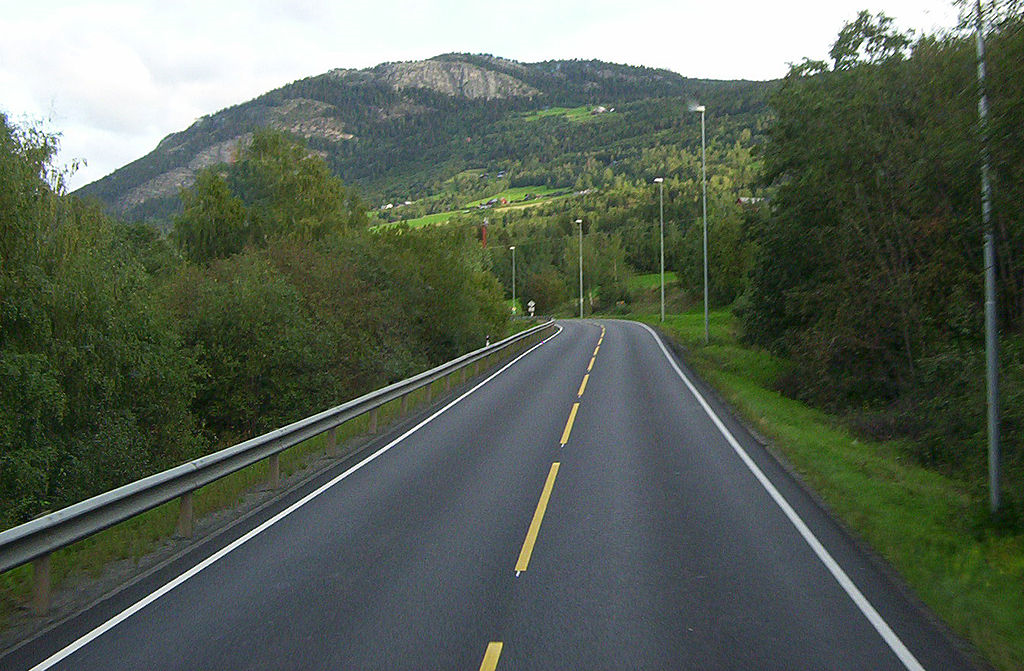
#> input picture ComputerVision/day5/edge_detection/edge_exer_3.png, 1024 x 671 px
$ python cv_exer_galang.py   (older library calls are emulated)
#> lines starting #> are read from the running program, lines starting #| are printed output that depends on the picture; after the words box and inside, x2 and y2 are one past the last pixel; in counts of white or black regions, pixels touching at a corner belong together
import cv2
import numpy as np
from matplotlib import pyplot as plt


# [82 lines left out: functions exer_1, exer_2, not called in this run]


def exer_3():
    '''
    remove the salt and pepper noise
    '''
    img = cv2.imread('./edge_exer_3.png')
#> img is the input picture: shape (671, 1024, 3); mean B, G, R 87, 99.5, 89.3
    img = cv2.cvtColor(img, cv2.COLOR_BGR2RGB)

    plt.subplot(2, 2, 1), plt.imshow(img, cmap='gray'), plt.title("image 1")
    plt.xticks([]), plt.yticks([])

    gray_img = cv2.cvtColor(img, cv2.COLOR_RGB2GRAY)
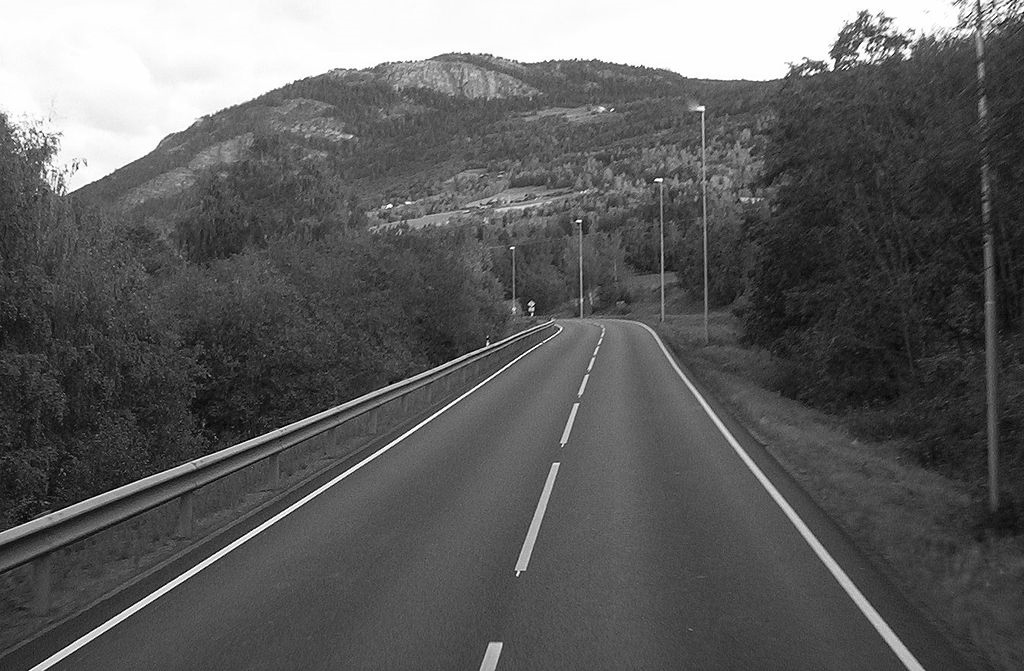
#> gray_img: shape (671, 1024); min 0, max 255, mean 95
    (thresh, bw_img) = cv2.threshold(gray_img, 155, 255, cv2.THRESH_BINARY_INV)
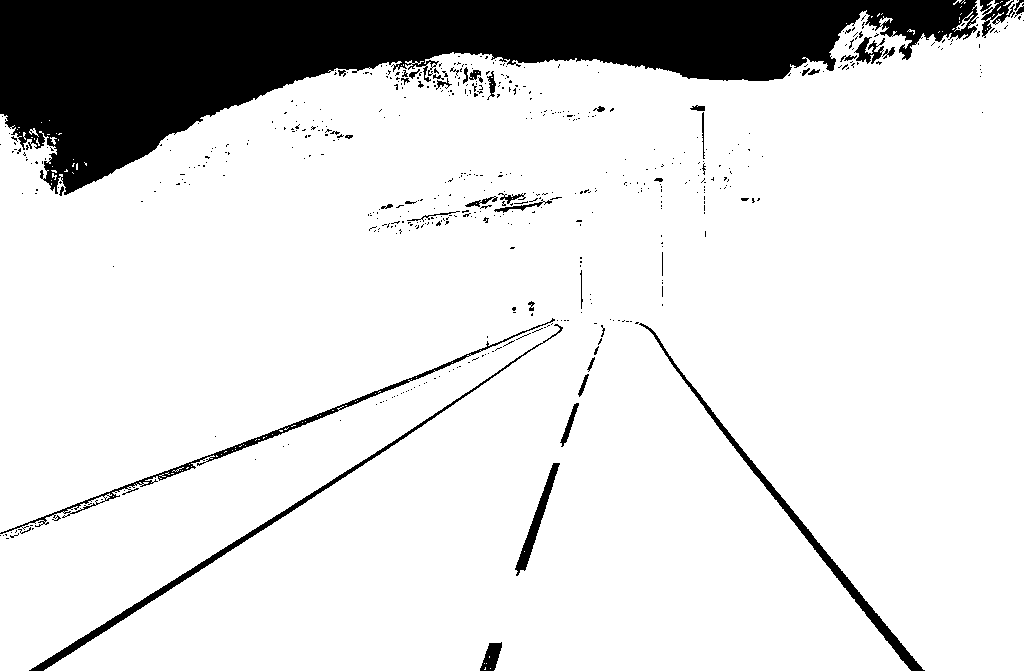
#> bw_img: shape (671, 1024); 86.1% white; 559 black regions (512 under 20 px), largest, box (x1, y1, x2, y2) and area: (0, 0, 979, 195) 81484, (29, 324, 563, 671) 2879, (639, 323, 925, 671) 2855

    plt.subplot(2, 2, 2), plt.imshow(
        bw_img, cmap='gray'), plt.title("Black and white image")
    plt.xticks([]), plt.yticks([])

    kernel = cv2.getStructuringElement(cv2.MORPH_ELLIPSE, (3, 3))
    # erode = cv2.dilate(bw_img, kernel, iterations=1)
    erode = cv2.morphologyEx(bw_img, cv2.MORPH_OPEN, kernel)
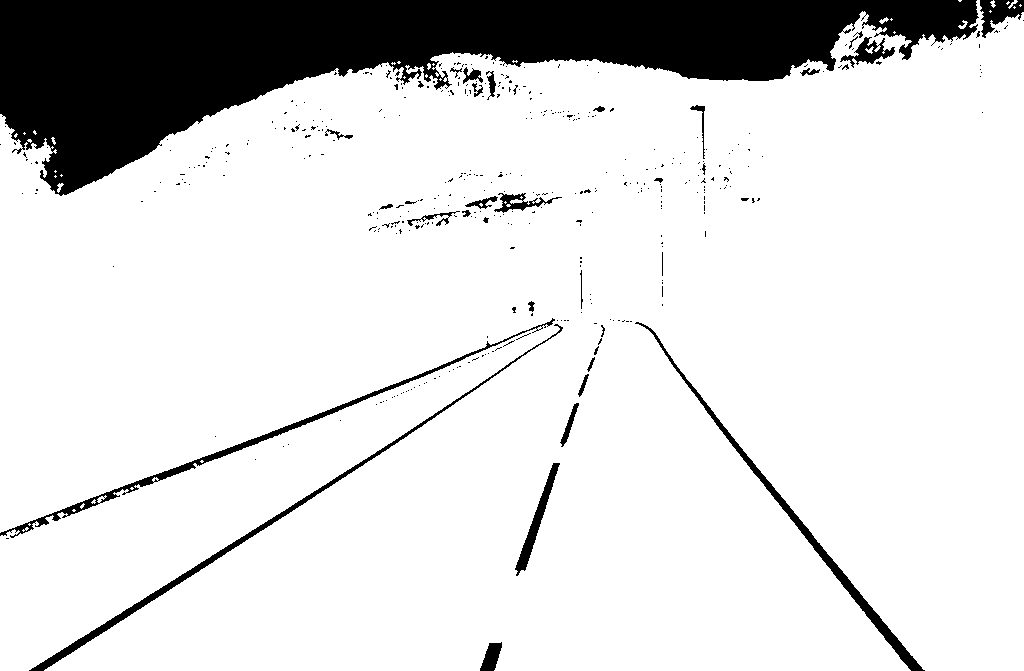
#> erode: shape (671, 1024); 85.8% white; 417 black regions (380 under 20 px), largest, box (x1, y1, x2, y2) and area: (0, 0, 979, 196) 82813, (635, 322, 925, 671) 2889, (29, 324, 563, 671) 2880

    sobel = cv2.Sobel(erode, ddepth=cv2.CV_16U, dx=2, dy=1, ksize=3)
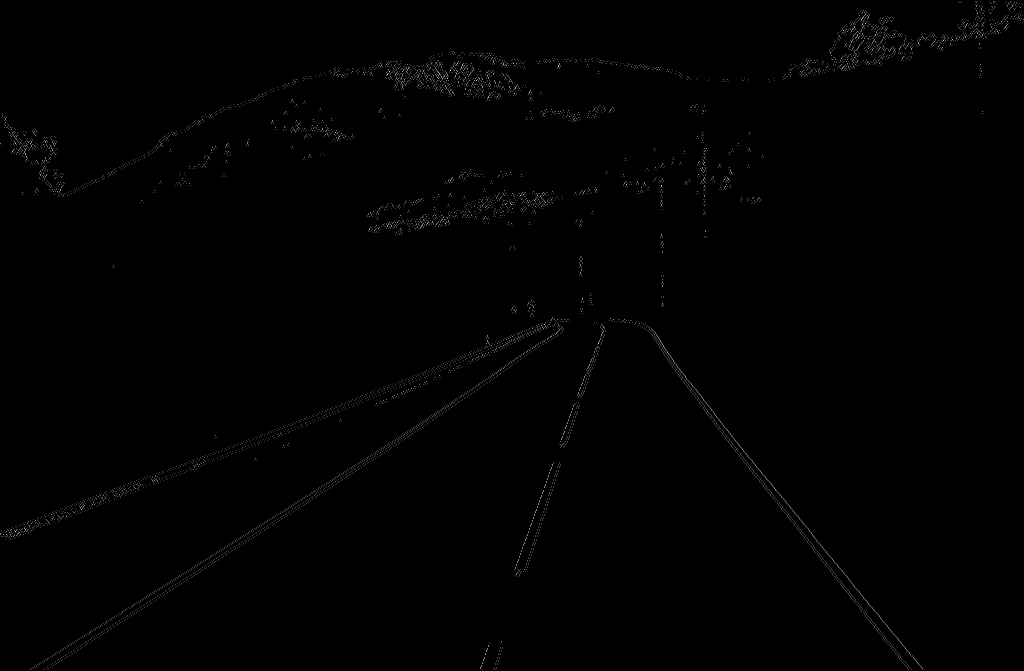
#> sobel: shape (671, 1024) uint16; min 0, max 1020, mean 4.3; drawn with min black and max white
    abs_sobel_xy = np.absolute(sobel)
    noble_8u = np.uint8(abs_sobel_xy)
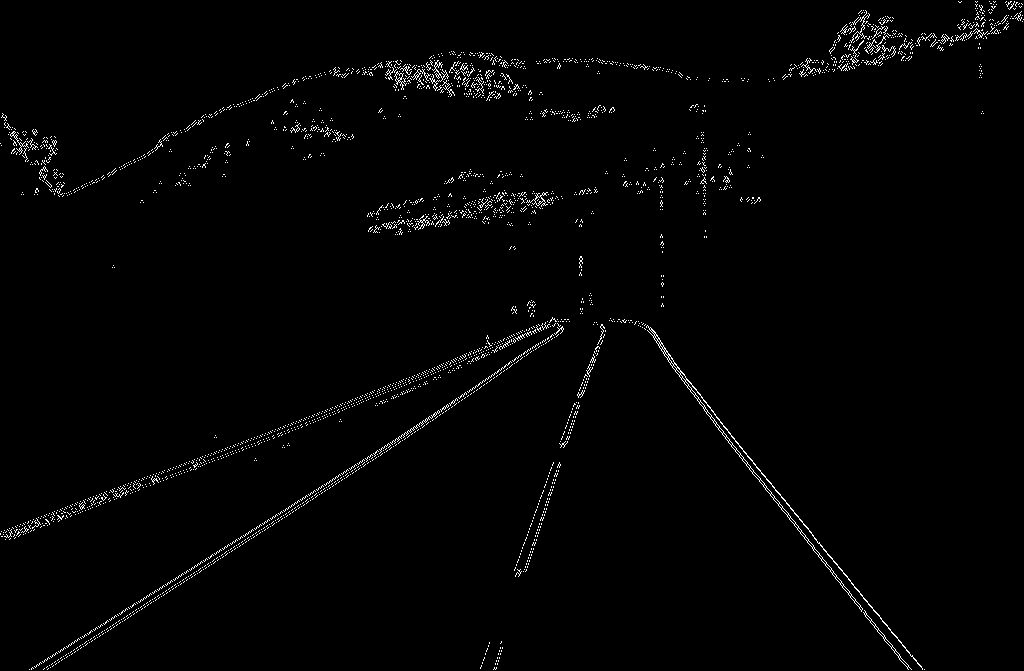
#> noble_8u: shape (671, 1024); min 0, max 255, mean 3.6

    plt.subplot(2, 2, 3), plt.imshow(
        noble_8u, cmap='gray'), plt.title("sobel")
    plt.xticks([]), plt.yticks([])

    canny = cv2.Canny(erode, threshold1=190, threshold2=300,
                      apertureSize=5, L2gradient=True)
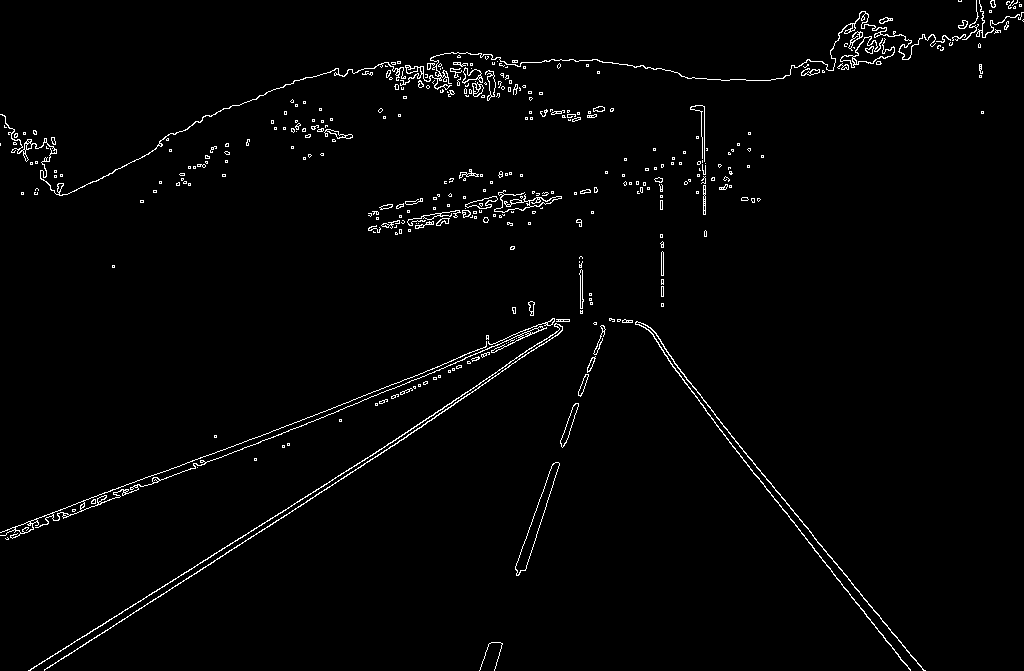
#> canny: shape (671, 1024); 1.8% white in thin lines or dots

    plt.subplot(2, 2, 4), plt.imshow(
        canny, cmap='gray'), plt.title("canny")
    plt.xticks([]), plt.yticks([])
    cv2.imwrite("./output/exer_3_sobel.png", noble_8u)
    cv2.imwrite("./output/exer_3_canny.png", canny)

    plt.show()


if __name__ == "__main__":

    exer_3()
